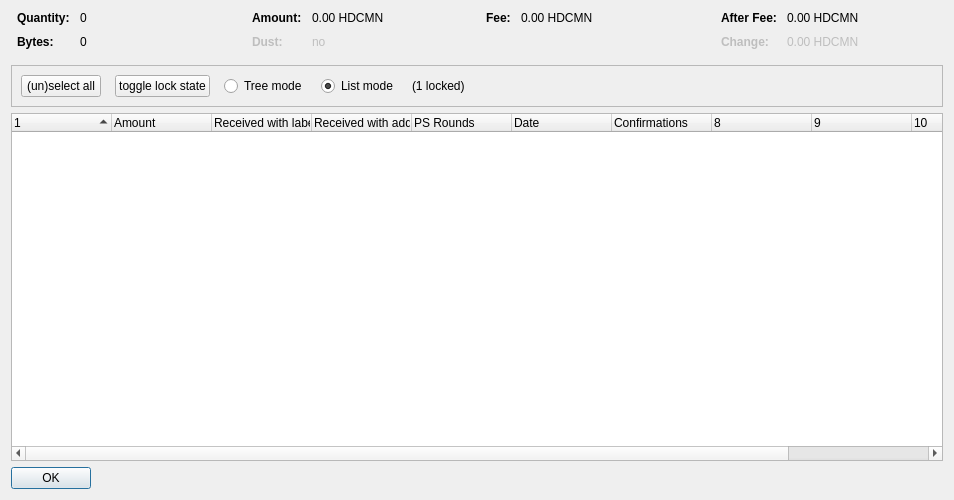
<?xml version="1.0" encoding="UTF-8"?>
<ui version="4.0">
 <class>CoinControlDialog</class>
 <widget class="QDialog" name="CoinControlDialog">
  <property name="geometry">
   <rect>
    <x>0</x>
    <y>0</y>
    <width>954</width>
    <height>500</height>
   </rect>
  </property>
  <property name="windowTitle">
   <string>Coin Selection</string>
  </property>
  <layout class="QVBoxLayout" name="verticalLayout">
   <item>
    <layout class="QHBoxLayout" name="horizontalLayoutTop" stretch="0,0,0,0">
     <property name="topMargin">
      <number>0</number>
     </property>
     <property name="bottomMargin">
      <number>10</number>
     </property>
     <item>
      <layout class="QFormLayout" name="formLayoutCoinControl1">
       <property name="horizontalSpacing">
        <number>10</number>
       </property>
       <property name="verticalSpacing">
        <number>10</number>
       </property>
       <property name="leftMargin">
        <number>6</number>
       </property>
       <property name="rightMargin">
        <number>6</number>
       </property>
       <item row="0" column="0">
        <widget class="QLabel" name="labelCoinControlQuantityText">
         <property name="font">
          <font>
           <weight>75</weight>
           <bold>true</bold>
          </font>
         </property>
         <property name="text">
          <string>Quantity:</string>
         </property>
        </widget>
       </item>
       <item row="0" column="1">
        <widget class="QLabel" name="labelCoinControlQuantity">
         <property name="cursor">
          <cursorShape>IBeamCursor</cursorShape>
         </property>
         <property name="contextMenuPolicy">
          <enum>Qt::ActionsContextMenu</enum>
         </property>
         <property name="text">
          <string notr="true">0</string>
         </property>
         <property name="textInteractionFlags">
          <set>Qt::LinksAccessibleByMouse|Qt::TextSelectableByKeyboard|Qt::TextSelectableByMouse</set>
         </property>
        </widget>
       </item>
       <item row="1" column="0">
        <widget class="QLabel" name="labelCoinControlBytesText">
         <property name="font">
          <font>
           <weight>75</weight>
           <bold>true</bold>
          </font>
         </property>
         <property name="text">
          <string>Bytes:</string>
         </property>
        </widget>
       </item>
       <item row="1" column="1">
        <widget class="QLabel" name="labelCoinControlBytes">
         <property name="cursor">
          <cursorShape>IBeamCursor</cursorShape>
         </property>
         <property name="contextMenuPolicy">
          <enum>Qt::ActionsContextMenu</enum>
         </property>
         <property name="text">
          <string notr="true">0</string>
         </property>
         <property name="textInteractionFlags">
          <set>Qt::LinksAccessibleByMouse|Qt::TextSelectableByKeyboard|Qt::TextSelectableByMouse</set>
         </property>
        </widget>
       </item>
      </layout>
     </item>
     <item>
      <layout class="QFormLayout" name="formLayoutCoinControl2">
       <property name="horizontalSpacing">
        <number>10</number>
       </property>
       <property name="verticalSpacing">
        <number>10</number>
       </property>
       <property name="leftMargin">
        <number>6</number>
       </property>
       <property name="rightMargin">
        <number>6</number>
       </property>
       <item row="0" column="0">
        <widget class="QLabel" name="labelCoinControlAmountText">
         <property name="font">
          <font>
           <weight>75</weight>
           <bold>true</bold>
          </font>
         </property>
         <property name="text">
          <string>Amount:</string>
         </property>
        </widget>
       </item>
       <item row="0" column="1">
        <widget class="QLabel" name="labelCoinControlAmount">
         <property name="cursor">
          <cursorShape>IBeamCursor</cursorShape>
         </property>
         <property name="contextMenuPolicy">
          <enum>Qt::ActionsContextMenu</enum>
         </property>
         <property name="text">
          <string notr="true">0.00 HDCMN</string>
         </property>
         <property name="textInteractionFlags">
          <set>Qt::LinksAccessibleByMouse|Qt::TextSelectableByKeyboard|Qt::TextSelectableByMouse</set>
         </property>
        </widget>
       </item>
       <item row="1" column="0">
        <widget class="QLabel" name="labelCoinControlLowOutputText">
         <property name="enabled">
          <bool>false</bool>
         </property>
         <property name="font">
          <font>
           <weight>75</weight>
           <bold>true</bold>
          </font>
         </property>
         <property name="text">
          <string>Dust:</string>
         </property>
        </widget>
       </item>
       <item row="1" column="1">
        <widget class="QLabel" name="labelCoinControlLowOutput">
         <property name="enabled">
          <bool>false</bool>
         </property>
         <property name="cursor">
          <cursorShape>IBeamCursor</cursorShape>
         </property>
         <property name="contextMenuPolicy">
          <enum>Qt::ActionsContextMenu</enum>
         </property>
         <property name="text">
          <string notr="true">no</string>
         </property>
         <property name="textInteractionFlags">
          <set>Qt::LinksAccessibleByMouse|Qt::TextSelectableByKeyboard|Qt::TextSelectableByMouse</set>
         </property>
        </widget>
       </item>
      </layout>
     </item>
     <item>
      <layout class="QFormLayout" name="formLayoutCoinControl3">
       <property name="horizontalSpacing">
        <number>10</number>
       </property>
       <property name="verticalSpacing">
        <number>10</number>
       </property>
       <property name="leftMargin">
        <number>6</number>
       </property>
       <property name="rightMargin">
        <number>6</number>
       </property>
       <item row="0" column="0">
        <widget class="QLabel" name="labelCoinControlFeeText">
         <property name="font">
          <font>
           <weight>75</weight>
           <bold>true</bold>
          </font>
         </property>
         <property name="text">
          <string>Fee:</string>
         </property>
        </widget>
       </item>
       <item row="0" column="1">
        <widget class="QLabel" name="labelCoinControlFee">
         <property name="cursor">
          <cursorShape>IBeamCursor</cursorShape>
         </property>
         <property name="contextMenuPolicy">
          <enum>Qt::ActionsContextMenu</enum>
         </property>
         <property name="text">
          <string notr="true">0.00 HDCMN</string>
         </property>
         <property name="textInteractionFlags">
          <set>Qt::LinksAccessibleByMouse|Qt::TextSelectableByKeyboard|Qt::TextSelectableByMouse</set>
         </property>
        </widget>
       </item>
      </layout>
     </item>
     <item>
      <layout class="QFormLayout" name="formLayoutCoinControl4">
       <property name="horizontalSpacing">
        <number>10</number>
       </property>
       <property name="verticalSpacing">
        <number>10</number>
       </property>
       <property name="leftMargin">
        <number>6</number>
       </property>
       <property name="rightMargin">
        <number>6</number>
       </property>
       <item row="0" column="0">
        <widget class="QLabel" name="labelCoinControlAfterFeeText">
         <property name="font">
          <font>
           <weight>75</weight>
           <bold>true</bold>
          </font>
         </property>
         <property name="text">
          <string>After Fee:</string>
         </property>
        </widget>
       </item>
       <item row="0" column="1">
        <widget class="QLabel" name="labelCoinControlAfterFee">
         <property name="cursor">
          <cursorShape>IBeamCursor</cursorShape>
         </property>
         <property name="contextMenuPolicy">
          <enum>Qt::ActionsContextMenu</enum>
         </property>
         <property name="text">
          <string notr="true">0.00 HDCMN</string>
         </property>
         <property name="textInteractionFlags">
          <set>Qt::LinksAccessibleByMouse|Qt::TextSelectableByKeyboard|Qt::TextSelectableByMouse</set>
         </property>
        </widget>
       </item>
       <item row="1" column="0">
        <widget class="QLabel" name="labelCoinControlChangeText">
         <property name="enabled">
          <bool>false</bool>
         </property>
         <property name="font">
          <font>
           <weight>75</weight>
           <bold>true</bold>
          </font>
         </property>
         <property name="text">
          <string>Change:</string>
         </property>
        </widget>
       </item>
       <item row="1" column="1">
        <widget class="QLabel" name="labelCoinControlChange">
         <property name="enabled">
          <bool>false</bool>
         </property>
         <property name="cursor">
          <cursorShape>IBeamCursor</cursorShape>
         </property>
         <property name="contextMenuPolicy">
          <enum>Qt::ActionsContextMenu</enum>
         </property>
         <property name="text">
          <string notr="true">0.00 HDCMN</string>
         </property>
         <property name="textInteractionFlags">
          <set>Qt::LinksAccessibleByMouse|Qt::TextSelectableByKeyboard|Qt::TextSelectableByMouse</set>
         </property>
        </widget>
       </item>
      </layout>
     </item>
    </layout>
   </item>
   <item>
    <widget class="QFrame" name="frame">
     <property name="minimumSize">
      <size>
       <width>0</width>
       <height>40</height>
      </size>
     </property>
     <property name="frameShape">
      <enum>QFrame::StyledPanel</enum>
     </property>
     <property name="frameShadow">
      <enum>QFrame::Sunken</enum>
     </property>
     <layout class="QHBoxLayout" name="horizontalLayout">
      <item>
       <layout class="QHBoxLayout" name="horizontalLayoutPanel" stretch="0,0,0,0,0,0">
        <property name="spacing">
         <number>14</number>
        </property>
        <item>
         <widget class="QPushButton" name="pushButtonSelectAll">
          <property name="sizePolicy">
           <sizepolicy hsizetype="Maximum" vsizetype="Fixed">
            <horstretch>0</horstretch>
            <verstretch>0</verstretch>
           </sizepolicy>
          </property>
          <property name="text">
           <string>(un)select all</string>
          </property>
          <property name="autoDefault">
           <bool>false</bool>
          </property>
         </widget>
        </item>
        <item>
         <widget class="QPushButton" name="pushButtonToggleLock">
          <property name="sizePolicy">
           <sizepolicy hsizetype="Maximum" vsizetype="Fixed">
            <horstretch>0</horstretch>
            <verstretch>0</verstretch>
           </sizepolicy>
          </property>
          <property name="text">
           <string>toggle lock state</string>
          </property>
          <property name="autoDefault">
           <bool>false</bool>
          </property>
         </widget>
        </item>
        <item>
         <widget class="QRadioButton" name="radioTreeMode">
          <property name="sizePolicy">
           <sizepolicy hsizetype="Maximum" vsizetype="Fixed">
            <horstretch>0</horstretch>
            <verstretch>0</verstretch>
           </sizepolicy>
          </property>
          <property name="text">
           <string>Tree mode</string>
          </property>
         </widget>
        </item>
        <item>
         <widget class="QRadioButton" name="radioListMode">
          <property name="sizePolicy">
           <sizepolicy hsizetype="Maximum" vsizetype="Fixed">
            <horstretch>0</horstretch>
            <verstretch>0</verstretch>
           </sizepolicy>
          </property>
          <property name="text">
           <string>List mode</string>
          </property>
          <property name="checked">
           <bool>true</bool>
          </property>
         </widget>
        </item>
        <item>
         <widget class="QLabel" name="labelLocked">
          <property name="text">
           <string>(1 locked)</string>
          </property>
         </widget>
        </item>
        <item>
         <spacer name="horizontalSpacer">
          <property name="orientation">
           <enum>Qt::Horizontal</enum>
          </property>
          <property name="sizeHint" stdset="0">
           <size>
            <width>40</width>
            <height>20</height>
           </size>
          </property>
         </spacer>
        </item>
       </layout>
      </item>
     </layout>
    </widget>
   </item>
   <item>
    <widget class="CoinControlTreeWidget" name="treeWidget">
     <property name="contextMenuPolicy">
      <enum>Qt::CustomContextMenu</enum>
     </property>
     <property name="sortingEnabled">
      <bool>false</bool>
     </property>
     <property name="columnCount">
      <number>11</number>
     </property>
     <attribute name="headerShowSortIndicator" stdset="0">
      <bool>true</bool>
     </attribute>
     <attribute name="headerStretchLastSection">
      <bool>false</bool>
     </attribute>
     <column>
      <property name="text">
       <string/>
      </property>
     </column>
     <column>
      <property name="text">
       <string>Amount</string>
      </property>
     </column>
     <column>
      <property name="text">
       <string>Received with label</string>
      </property>
     </column>
     <column>
      <property name="text">
       <string>Received with address</string>
      </property>
     </column>
     <column>
      <property name="text">
       <string>PS Rounds</string>
      </property>
     </column>
     <column>
      <property name="text">
       <string>Date</string>
      </property>
     </column>
     <column>
      <property name="text">
       <string>Confirmations</string>
      </property>
      <property name="toolTip">
       <string>Confirmed</string>
      </property>
     </column>
     <column>
      <property name="text">
       <string/>
      </property>
     </column>
     <column>
      <property name="text">
       <string/>
      </property>
     </column>
     <column>
      <property name="text">
       <string/>
      </property>
     </column>
     <column>
      <property name="text">
       <string/>
      </property>
     </column>
    </widget>
   </item>
   <item>
    <widget class="QDialogButtonBox" name="buttonBox">
     <property name="sizePolicy">
      <sizepolicy hsizetype="Maximum" vsizetype="Fixed">
       <horstretch>0</horstretch>
       <verstretch>0</verstretch>
      </sizepolicy>
     </property>
     <property name="orientation">
      <enum>Qt::Horizontal</enum>
     </property>
     <property name="standardButtons">
      <set>QDialogButtonBox::Ok</set>
     </property>
    </widget>
   </item>
  </layout>
 </widget>
 <customwidgets>
  <customwidget>
   <class>CoinControlTreeWidget</class>
   <extends>QTreeWidget</extends>
   <header>coincontroltreewidget.h</header>
  </customwidget>
 </customwidgets>
 <resources/>
 <connections/>
</ui>
